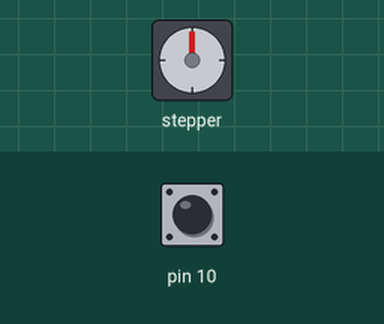
The sketch below on a simulated Arduino Uno, built with avr-gcc and run on an emulated ATmega328P. On the bench: stepper motor. The inputs (shaded band) are chosen by the test bench; at power-on: pin 10 HIGH. Stepper angles assume 2048 steps per turn.

Above: at 1.2 s.
1.3 s: pin 10 pulled LOW for 0.15 s
At 2.6 s:
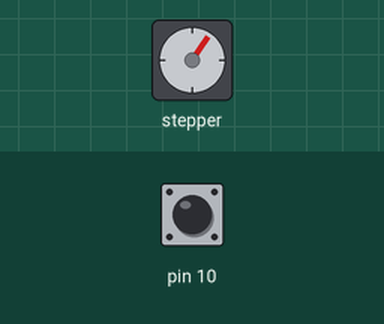
4.3 s: pin 10 pulled LOW for 1 s
At 6.4 s:
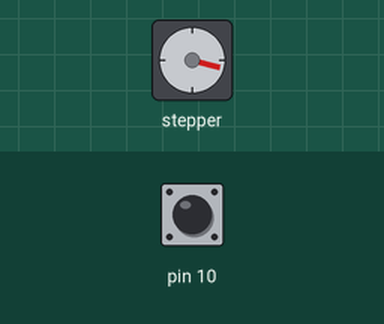
7.3 s: pin 10 pulled LOW for 0.15 s
At 9.1 s:
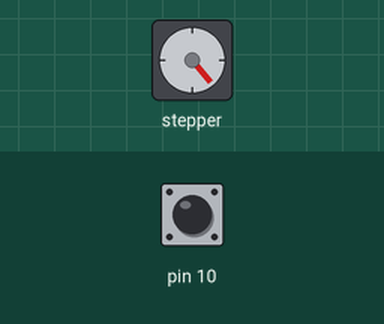
9.5 s: pin 10 pulled LOW for 3.2 s
At 13.9 s:
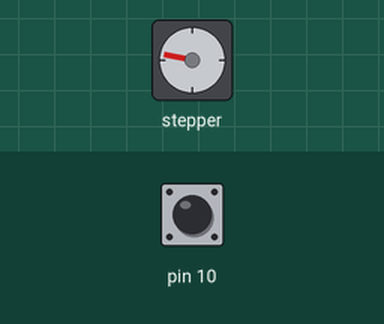
14.2 s: pin 10 pulled LOW for 0.15 s
At 16.0 s:
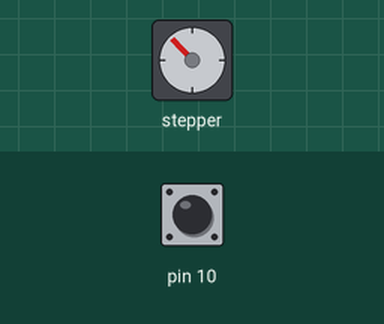
16.4 s: pin 10 pulled LOW for 1 s
At 18.4 s:
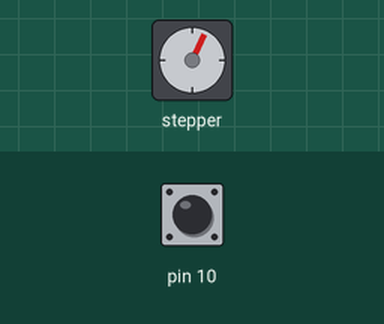
Timing chart, 0 to 19.9 s (numbered marks = the images above; inputs shaded):
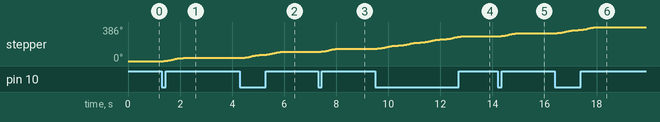

The sketch:

steppingmotor_test.ino
```cpp
#include <AccelStepper.h>
AccelStepper stepperA(4, 4, 3, 2, 1); //下記参照

void setup() {
  stepperA.setMaxSpeed(1000); //最大回転速度を指定(1000step/s)
  stepperA.setAcceleration(1000); //加速度を指定(1000step/ss)
  pinMode(10, INPUT_PULLUP); //10番ピンを内部プルアップ
}

void loop() {
  //もし10番ピンが押されていてかつ、ステッピングモータが目標位置にいれば
  if ((digitalRead(10) == LOW) && (stepperA.distanceToGo() == 0)) {
    stepperA.move(200); //目標値を現在値から200ステップ時計回りしたところに指定
  }
  stepperA.run(); //ステッピングモータを回す
}

//https://github.com/waspinator/AccelStepper
```

Measured:
- after the input at 1.3 s, stepper: turns 35° clockwise in 0.76 s, starting after 0.07 s
- after the input at 4.3 s, stepper: turns 70° clockwise in 1.6 s, starting after 0.06 s
- after the input at 7.3 s, stepper: turns 35° clockwise in 0.74 s, starting after 0.05 s
- after the input at 9.5 s, stepper: turns 141° clockwise in 3.4 s, starting at once
- after the input at 14.2 s, stepper: turns 35° clockwise in 0.74 s, starting after 0.06 s
- after the input at 16.4 s, stepper: turns 70° clockwise in 1.6 s, starting at once
